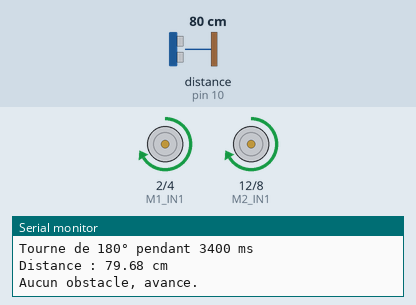
A sketch run on a simulated Arduino Uno, built with avr-gcc and run on an emulated ATmega328P. Parts: motor-driver pin pairs drawn as motors (green arrow = first pin HIGH = forward, orange = second pin HIGH = backward, longer = more drive, scaled by the enable pin), the last lines printed to the serial monitor. Wiring (inferred from the names in the program): ultrasonic range finder: trigger pin 11; echo pin 10. Inputs (shaded band) come from the test bench; at power-on: distance to the obstacle (sensor on pin 10) 80 cm. The echo pulse lasts 58.3 µs per cm.

Above: at 9.3 s.
9.4 s: distance to the obstacle (sensor on pin 10) set to 2 cm
At 18.8 s:
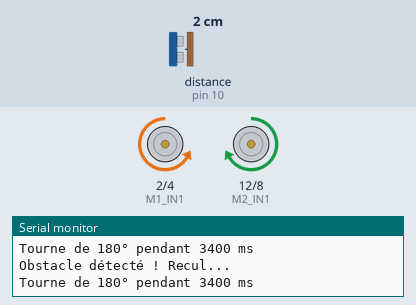
19.5 s: distance to the obstacle (sensor on pin 10) set to 60 cm
At 20.5 s:
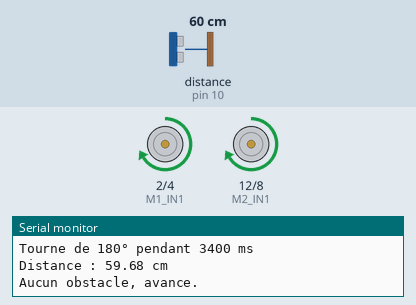
28.5 s: distance to the obstacle (sensor on pin 10) set to 4 cm
At 29.8 s:
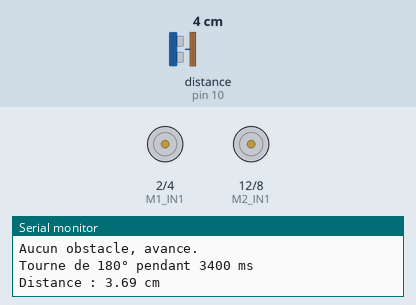
Timing chart, 0 to 40.0 s (numbered marks = the images above; inputs shaded):
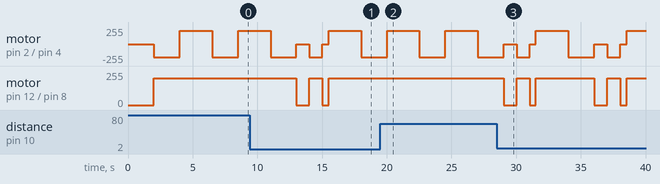

The sketch:

modeAutoSimple1Ultrason.ino
```cpp
// Définition des broches des moteurs
#define M1_IN1 2
#define M1_IN2 4
#define M1_PWM 6

#define M2_IN1 12
#define M2_IN2 8
#define M2_PWM 5

// Définition des broches du capteur ultrasonique
#define TRIG_PIN 11
#define ECHO_PIN 10

float lastDistance = -1;  // Stocker la dernière distance envoyée


unsigned long tempsActuel = 0;
unsigned long tempsPrecedent = 0;

const float tempsParDegre = 6.8 / 360.0 * 1000; // Temps en ms par degré

bool enRotation = false;
int dureeRotation = 0; // Durée calculée pour l'angle demandé


void setup() {
    Serial.begin(9600);

    // Configuration des broches moteur
    pinMode(M1_IN1, OUTPUT);
    pinMode(M1_IN2, OUTPUT);
    pinMode(M1_PWM, OUTPUT);

    pinMode(M2_IN1, OUTPUT);
    pinMode(M2_IN2, OUTPUT);
    pinMode(M2_PWM, OUTPUT);

    // Configuration des broches du capteur
    pinMode(TRIG_PIN, OUTPUT);
    pinMode(ECHO_PIN, INPUT);
}

// Fonction pour contrôler un moteur
void moteur(int in1, int in2, int pwm, int vitesse, bool sens) {
    digitalWrite(in1, sens);
    digitalWrite(in2, !sens);
    analogWrite(pwm, vitesse);
}

// Avancer
void avancer(int vitesse) {
    moteur(M1_IN1, M1_IN2, M1_PWM, vitesse, 1);
    moteur(M2_IN1, M2_IN2, M2_PWM, vitesse, 1);
}

// Reculer
void reculer(int vitesse) {
    moteur(M1_IN1, M1_IN2, M1_PWM, vitesse, 0);
    moteur(M2_IN1, M2_IN2, M2_PWM, vitesse, 0);
}

// Tourner à gauche
void tournerGauche() {
    int vitesse = 200;
    moteur(M1_IN1, M1_IN2, M1_PWM, vitesse, 0);
    moteur(M2_IN1, M2_IN2, M2_PWM, vitesse, 1);
}

// Tourner à droite
void tournerDroite() {
    int vitesse = 200;
    moteur(M1_IN1, M1_IN2, M1_PWM, vitesse, 1);
    moteur(M2_IN1, M2_IN2, M2_PWM, vitesse, 0);
}

void tournerGaucheAngle(int angle) {
    dureeRotation = angle * tempsParDegre; // Calcul du temps nécessaire
    Serial.print("Tourne de ");
    Serial.print(angle);
    Serial.print("° pendant ");
    Serial.print(dureeRotation);
    Serial.println(" ms");

    tempsPrecedent = millis();
    enRotation = true;
    tournerGauche();
}

// Arrêter les moteurs
void stopMoteurs() {
    digitalWrite(M1_IN1, LOW);
    digitalWrite(M1_IN2, LOW);
    analogWrite(M1_PWM, 0);

    digitalWrite(M2_IN1, LOW);
    digitalWrite(M2_IN2, LOW);
    analogWrite(M2_PWM, 0);
}

// Mesurer la distance avec le capteur ultrasonique
float mesurerDistance() {
    digitalWrite(TRIG_PIN, LOW);
    delayMicroseconds(2);
    digitalWrite(TRIG_PIN, HIGH);
    delayMicroseconds(10);
    digitalWrite(TRIG_PIN, LOW);

    long duration = pulseIn(ECHO_PIN, HIGH);
    float distance = (duration * 0.0343) / 2;  // Convertir en cm

    return distance;
}

void loop() {


  delay(2000); // Pause de 2 secondes avant la prochaine rotation
  tournerGaucheAngle(180); // Exécute une rotation de 90° (modifiable)
  delay(2000); // Pause de 2 secondes avant la prochaine rotation
  stopMoteurs();

  float distance = mesurerDistance();

  // Si la distance change de plus de 1 cm, l'afficher
  if (abs(distance - lastDistance) > 1) {
      Serial.print("Distance : ");
      Serial.print(distance);
      Serial.println(" cm");
  }

  if (distance < 20) {  // Si un obstacle est détecté à moins de 15 cm
      delay(1000); // Pause de 2 secondes avant la prochaine rotation
      tournerGaucheAngle(180); // Exécute une rotation de 90° (modifiable)
      delay(1000);  // Reculer pendant 1 seconde
      stopMoteurs();
      delay(500);
  }
  if (distance < 50) {  // Si un obstacle est détecté à moins de 15 cm
      Serial.println("Obstacle détecté ! Recul...");
      avancer(180);
  }
    else {
      Serial.println("Aucun obstacle, avance.");
      avancer(200);
  }

  delay(500);  // Petite pause pour éviter trop de mesures rapides

}
```

Measured:
- after the input at 9.4 s, motor on pin 12 (M2_IN1) / pin 8 (M2_IN2): forward 200/255 → stopped after 3.6 s, → forward 200/255 1.0 s later, → stopped 1.0 s later, → forward 200/255 0.50 s later
- after the input at 19.5 s, motor on pin 12 (M2_IN1) / pin 8 (M2_IN2): stops changing and stays forward 200/255
- after the input at 28.5 s, motor on pin 12 (M2_IN1) / pin 8 (M2_IN2): forward 200/255 → stopped after 0.53 s, → forward 200/255 1.0 s later, → stopped 1.0 s later, → forward 200/255 0.50 s later, … (8 changes in this stretch)
